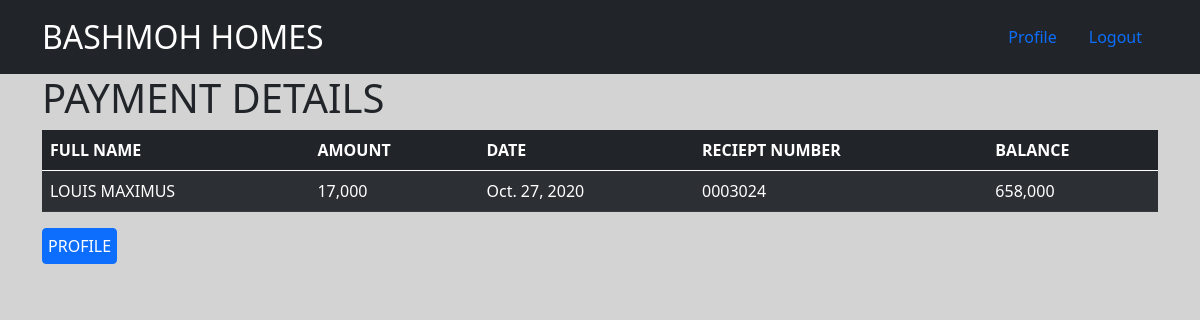
Screenshot of /customer_info/payment (signed in) with the database file from the repository.
### customer_info/models.py (models this page shows, shortened)
class Account_detail(models.Model):
    customer = models.ForeignKey(Customer,on_delete=models.CASCADE)
    amount_paid = models.IntegerField()
    date = models.DateField()
    reciept_number = models.IntegerField()
    balance = models.IntegerField()

class Customer(models.Model):
    full_name = models.CharField(max_length=30)
    gender = models.CharField(max_length=6)
    home_address = models.CharField(max_length=50)
    office_address = models.CharField(max_length=50)
    phone_number = models.IntegerField(primary_key=True)
    email = models.EmailField(max_length=30)
    next_of_kin = models.CharField(max_length=30)
    relationship = models.CharField(max_length=20)
    estate = models.CharField(max_length=30)
    plots = models.IntegerField()
    amount = models.IntegerField()
    amount_paid = models.IntegerField()
    balance = models.IntegerField()
    registration_date = models.DateField()
    deadline_date = models.DateField(default=date.today)
    payment_complete = models.BooleanField(default=False)
    documentation = models.BooleanField(default=False)
    def __str__(self):
        return self.full_name

### customer_info/views.py (the view)
# urls.py: path('payment',views.PaymentListView.as_view(),name='payment'),
class PaymentListView(ListView):
    model = Account_detail
    def get_queryset(self):
        queryset = Account_detail.objects.filter(customer__full_name='{} {}'.format(self.request.user.first_name,
                                                                                            self.request.user.last_name).upper())
        return queryset

### templates/customer_info/account_detail_list.html
{% extends 'customer_info/base.html' %}
{% load humanize %}
{% block content %}
  <div class="container">
      <h1>PAYMENT DETAILS</h1>
        <table class="table table-dark table-striped">
          <thead>
            <tr>
              <th scope="col">FULL NAME</th>
              <th scope="col">AMOUNT</th>
              <th scope="col">DATE</th>
              <th scope="col">RECIEPT NUMBER</th>
              <th scope="col">BALANCE</th>
            </tr>
          </thead>
          <tbody>
            {% for record in account_detail_list %}
              <tr>
                <td>{{record.customer}}</td>
                <td>{{record.amount_paid  | intcomma }}</td>
                <td>{{record.date}}</td>
                <td>000{{record.reciept_number}}</td>
                <td>{{record.balance  | intcomma }}</td>
              </tr>
            {% endfor %}
          </tbody>
        </table>
          <a class="btn btn-primary" type="button" style='padding:5px' href="{% url 'customer_info:detail' user.userprofileinfo.phone_number %}">PROFILE</a>
  </div>
{% endblock%}

### rows the page displays
Account_detail: customer "LOUIS MAXIMUS", amount_paid "17,000", date "Oct. 27, 2020", reciept_number "3024", balance "658,000"
